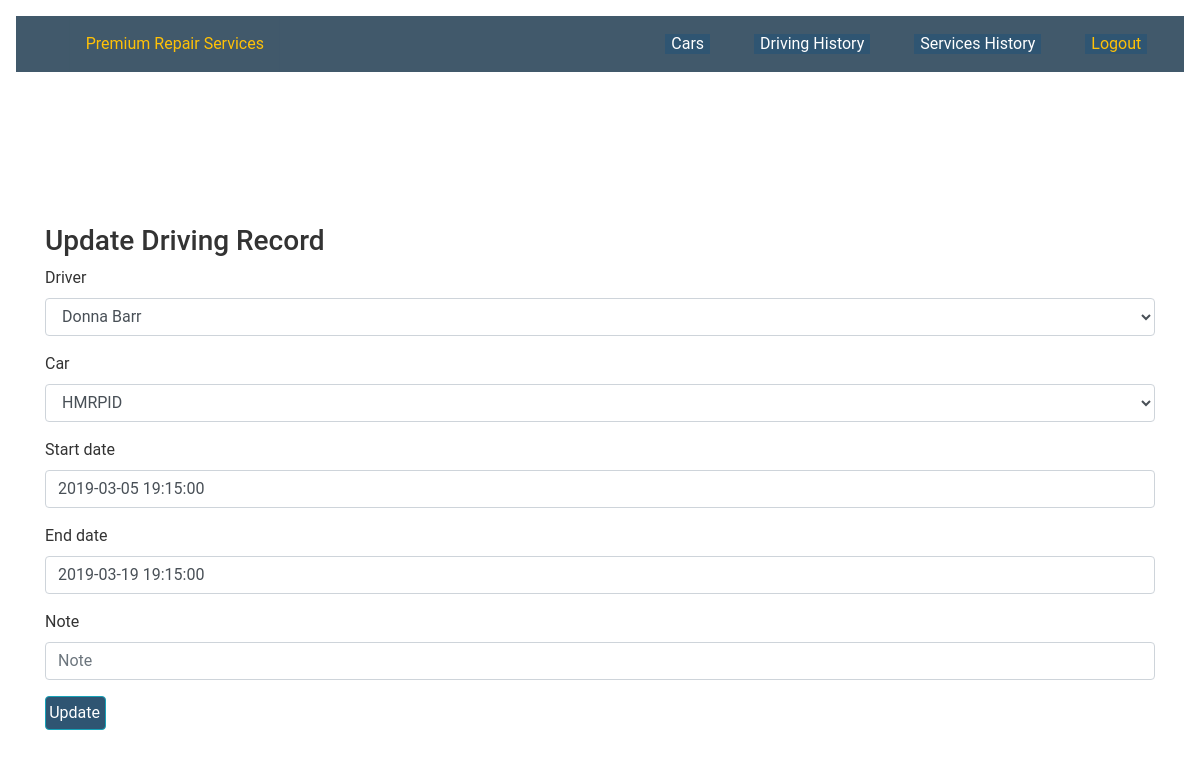
/cars/drivingrecords/12/ (signed in), run on the app's committed database.
### cars/models.py (models this page shows, shortened)
class DrivingRecord(models.Model):
    driver      = models.ForeignKey(Driver, on_delete=models.CASCADE,related_name='driving_records')
    car         = models.ForeignKey(Car, on_delete=models.CASCADE, related_name='working_records')
    start_date  = models.DateTimeField()
    end_date    = models.DateTimeField(null=True, blank=True, editable=True)
    note        = models.CharField(max_length=512, blank=True, null=True, default="")
    created_at  = models.DateTimeField(auto_now=True)
    class Meta:
        ordering = ['car', '-start_date']

### cars/views.py (the view)
# urls.py: path('drivingrecords/<int:pk>/', DrivingRecordUpdate.as_view(), name='update_drivingrecord'),
class DrivingRecordUpdate(LoginRequiredMixin, generic.UpdateView):
    model = DrivingRecord
    fields = ['driver', 'car', 'start_date', 'end_date', 'note']
    template_name_suffix = '_update_form'
    def user_perm_check(self, request):
        if request.user.has_perm('cars.change_drivingrecord'):
            return True
        return False
    def dispatch(self, request, *args, **kwargs):
        if not self.user_perm_check(request):
            raise PermissionDenied
        return super(DrivingRecordUpdate, self).dispatch(
            request, *args, **kwargs)
    def get_form(self):
        form = super().get_form()
        form.fields['start_date'].widget = DateTimePickerInput(format='%Y-%m-%d %H:%M')
        form.fields['end_date'].widget   = DateTimePickerInput(format='%Y-%m-%d %H:%M')
        return form

### cars/models.py (called while the page is built)
    def __str__(self):
        return self.rego

    def __str__(self):
        return self.name

### cars/templates/cars/drivingrecord_update_form.html (shortened to what this page needs)
{% extends "base.html" %}
{% load bootstrap4 %}
{% block content %}
    <div class="container">
      <br><h3> Update Driving Record </h3>
       <form method="POST"> {% csrf_token %}
          {% bootstrap_form form %}
          <input type="submit" class="btn btn-info" value="Update">
       </form>
    </div>
{% endblock %}

### static/temp/styles.css (style rules this page uses)
html { line-height: 1.15; -webkit-text-size-adjust: 100%; }
body { margin: 0; }
button, input, optgroup, select, textarea { font-family: inherit; font-size: 100%; line-height: 1.15; margin: 0; }
button, input { overflow: visible; }
button, select { text-transform: none; }
button, [type="button"], [type="reset"], [type="submit"] { -webkit-appearance: button; }
body { font-family: 'Roboto', sans-serif; color: #333; }
* { box-sizing: border-box; }
.btn { background-color: #2f5572; color: #FFF; text-align: center; text-decoration: none; padding: 0.3rem 0.3rem 0.2rem 0.2rem; display: inline-block; }

### data on the page
DrivingRecord: driver "Donna Barr", car "HMRPID", start_date "2019-03-05 19:15:00", end_date "2019-03-19 19:15:00"
